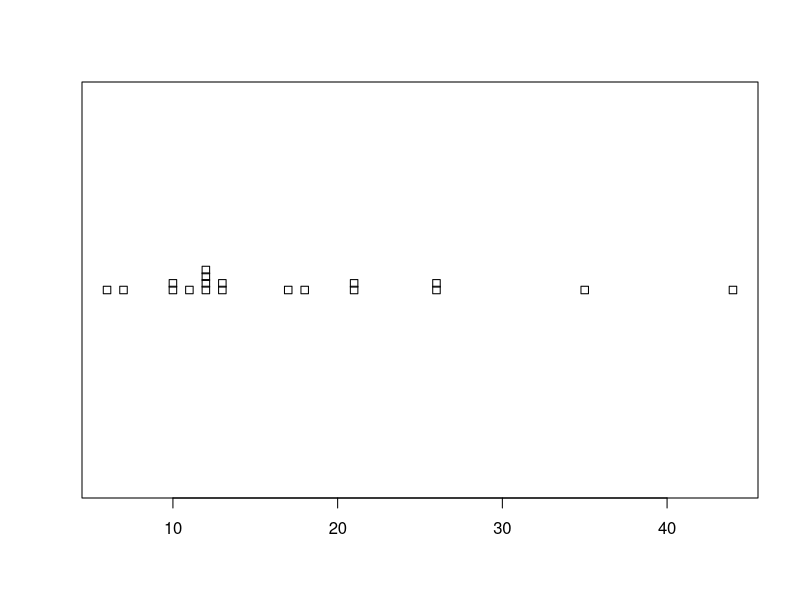
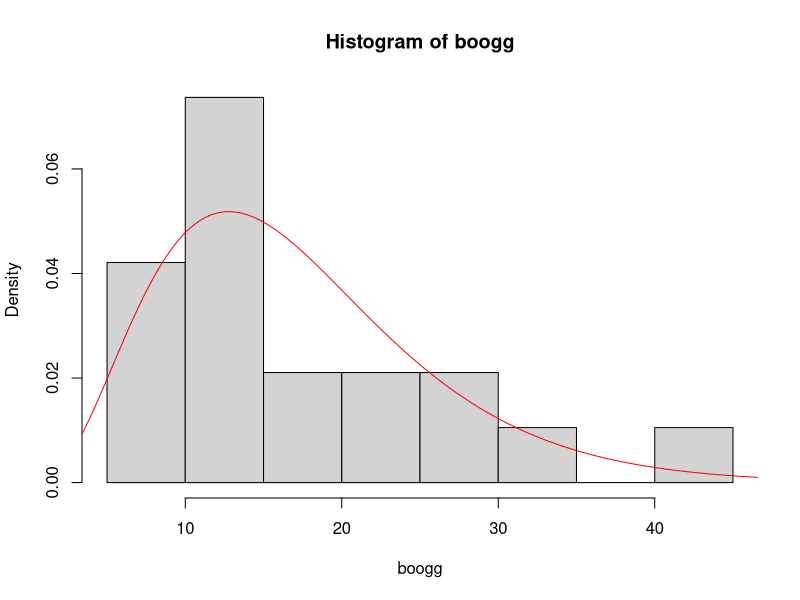

Write R code to recreate these figures, in order.
# The values are rounded to minutes (from 2000 to 2018).
boogg <- c(17, 26, 12, 6, 12, 18, 10, 12, 26, 13, 13, 11, 12, 35, 7, 21, 44, 10, 21)

# 1a plot
stripchart(boogg, method = "stack")
# fit gamma distribution
require(MASS)
fit.gamma <- fitdistr(boogg, "gamma")
shape.gamma <- fit.gamma$estimate[["shape"]]
rate.gamma <- fit.gamma$estimate[["rate"]]

# 1b histogram with density
hist(boogg, probability = T)
x <-  seq(1, 100, by=0.001)
lines(x = x, y = dgamma(x, shape = shape.gamma, rate = rate.gamma), col="red")

# 1c bootstrap by hand
B.boot <- 1000
samples.gamma <- rgamma(length(boogg)*B.boot, shape = shape.gamma, rate = rate.gamma)
samples.boot <- matrix(samples.gamma, ncol = length(boogg))
theta.function <- function(data){
  quant <- quantile(data, probs = 0.75)
}
theta.est <- theta.function(boogg)
theta.boot <- apply(samples.boot, 1, theta.function)

# 1d construct confidence intervals by hand
alpha <- 0.05
twosided.cutoffs <- c(alpha/2, 1-alpha/2)
(ci.quantile <- quantile(theta.boot, probs = twosided.cutoffs))
theta.hat.sd.hat <- sd(theta.boot)
normal.sd <- qnorm(twosided.cutoffs[2])*theta.hat.sd.hat
(ci.normal <- theta.est + c(-normal.sd, normal.sd))
